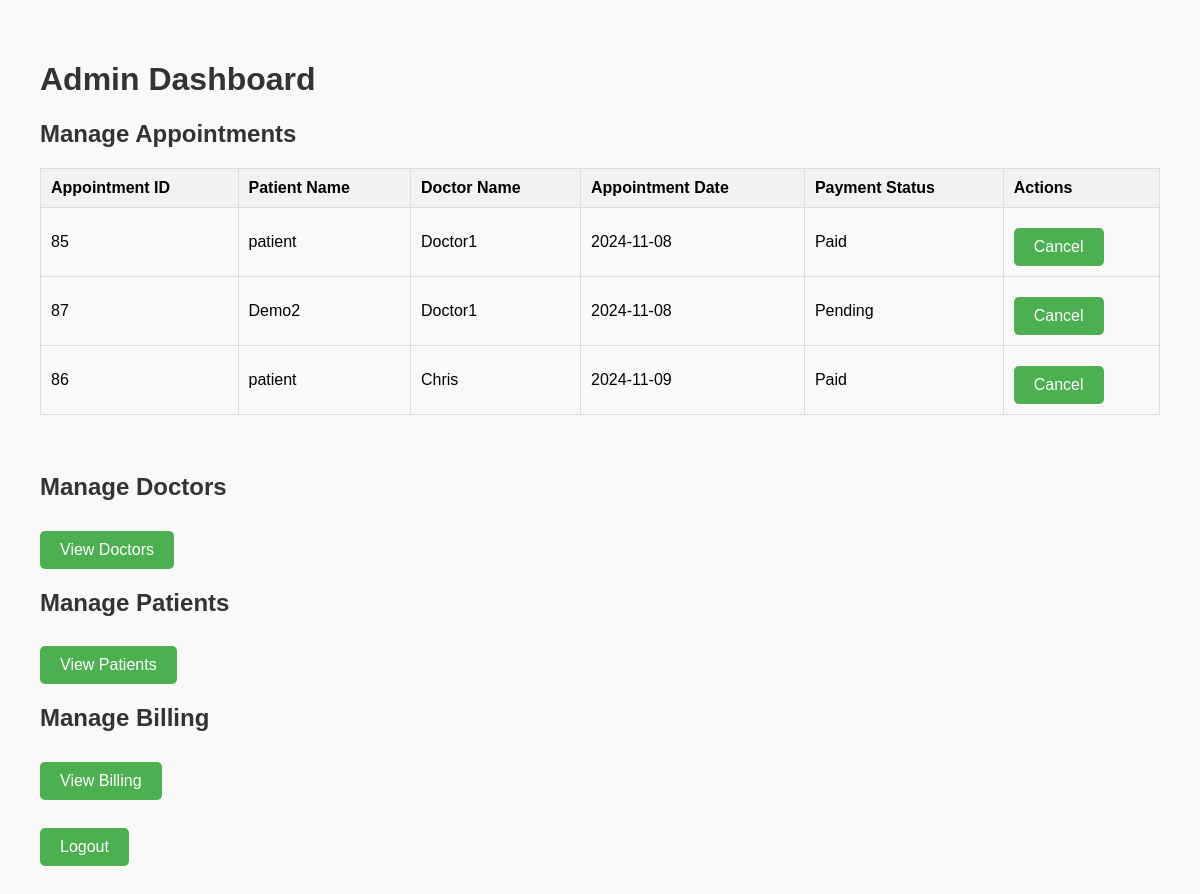
/admin_dashboard (signed in), run on an earlier commit of the app's database.
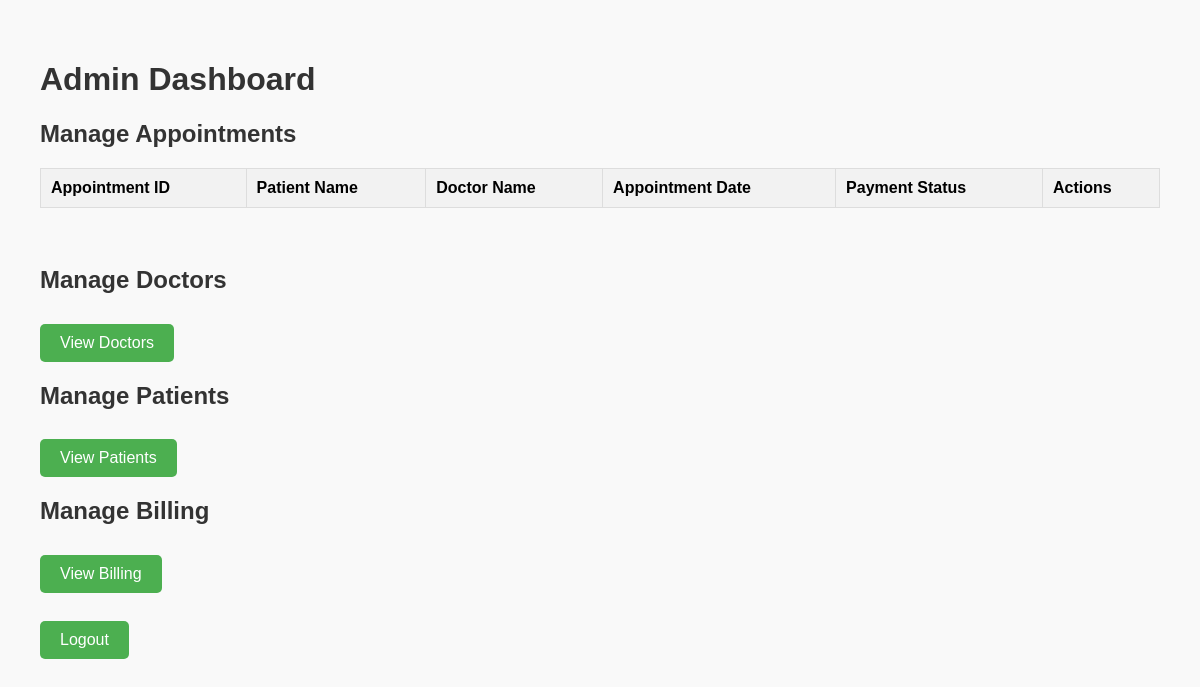
And on a later commit of the database.
### tables this page shows
CREATE TABLE appointments (
                    id INTEGER PRIMARY KEY AUTOINCREMENT,
                    patient_id INTEGER,
                    doctor_id INTEGER,
                    appointment_date TEXT NOT NULL, canceled_by_doctor BOOLEAN DEFAULT 0,
                    FOREIGN KEY (patient_id) REFERENCES patients (id),
                    FOREIGN KEY (doctor_id) REFERENCES doctors (id)
                );

CREATE TABLE patients (
                    id INTEGER PRIMARY KEY AUTOINCREMENT,
                    name TEXT NOT NULL,
                    loginid TEXT UNIQUE NOT NULL,
                    password TEXT NOT NULL,
                    age INTEGER NOT NULL,
                    gender TEXT NOT NULL,
                    email TEXT NOT NULL
                );

CREATE TABLE doctors (
                    id INTEGER PRIMARY KEY AUTOINCREMENT,
                    name TEXT NOT NULL,
                    specialization TEXT NOT NULL,
                    loginid TEXT UNIQUE NOT NULL,
                    password TEXT NOT NULL,
                    email TEXT NOT NULL
                );

### app.py (the view)
@app.route('/admin_dashboard')
def admin_dashboard():
    if 'admin_id' not in session:
        return redirect(url_for('admin_login'))
    appointments = query_db('''
        SELECT a.id AS appointment_id,
               p.name AS patient_name,
               d.name AS doctor_name,
               a.appointment_date,
               COALESCE(b.payment_status, 'Pending') AS payment_status,
               b.id AS billing_id
        FROM appointments a
        JOIN patients p ON a.patient_id = p.id
        JOIN doctors d ON a.doctor_id = d.id
        LEFT JOIN billing b ON a.patient_id = b.patient_id AND a.doctor_id = b.doctor_id
        ORDER BY a.appointment_date
    ''')
    return render_template('admin_dashboard.html', appointments=appointments)

### db_helpers.py (called while the page is built)
def get_db_connection():
    conn = sqlite3.connect('hospital_management.db')
    conn.row_factory = sqlite3.Row
    conn.execute("PRAGMA foreign_keys = ON")  # Enable foreign keys
    return conn

def query_db(query, args=(), one=False):
    conn = get_db_connection()  # Make sure you're getting the connection here
    cur = conn.execute(query, args)
    rv = [dict(row) for row in cur.fetchall()]
    cur.close()
    return (rv[0] if rv else None) if one else rv

### templates/admin_dashboard.html (shortened to what this page needs)
<!DOCTYPE html>
<html lang="en">
<head>
</head>
<body>
{% block content %}
    <h1>Admin Dashboard</h1>
    <h2>Manage Appointments</h2>
    <table>
        <thead>
            <tr>
                <th>Appointment ID</th>
                <th>Patient Name</th>
                <th>Doctor Name</th>
                <th>Appointment Date</th>
                <th>Payment Status</th>
                <th>Actions</th>
            </tr>
        </thead>
        <tbody>
            {% for appointment in appointments %}
            <tr>
                <td>{{ appointment.appointment_id }}</td>
                <td>{{ appointment.patient_name }}</td>
                <td>{{ appointment.doctor_name }}</td>
                <td>{{ appointment.appointment_date }}</td>
                <td>{{ appointment.payment_status }}</td>
                <td>
                    <a href="{{ url_for('delete_appointment', appointment_id=appointment.appointment_id) }}">Cancel</a>
                </td>
            </tr>
            {% endfor %}
        </tbody>
    </table>
    <br>
    <h2>Manage Doctors</h2>
    <a href="{{ url_for('view_doctors') }}">View Doctors</a>
    <h2>Manage Patients</h2>
    <a href="{{ url_for('view_patients') }}">View Patients</a>
    <h2>Manage Billing</h2>
    <a href="{{ url_for('admin_view_billing') }}">View Billing</a>
    <br><br>
    <a href="{{ url_for('admin_logout') }}">Logout</a>
{% endblock %}
</body>
</html>

### templates/admin_dashboard.html (style rules this page uses)
body { font-family: Arial, sans-serif; margin: 20px; padding: 20px; background-color: #f9f9f9; }
h1, h2 { color: #333; }
table { width: 100%; border-collapse: collapse; margin-bottom: 20px; }
table, th, td { border: 1px solid #ddd; padding: 10px; text-align: left; }
th { background-color: #f2f2f2; font-weight: bold; }
button, a { background-color: #4CAF50; color: white; padding: 10px 20px; text-align: center; text-decoration: none; display: inline-block; border-radius: 5px; margin-top: 10px; transition: background-color 0.3s; }

What changed in the data, as far as the page shows it:
removed appointments: appointment_id "85", patient_name "patient", doctor_name "Doctor1", appointment_date "2024-11-08", payment_status "Paid"
removed appointments: appointment_id "87", patient_name "Demo2", doctor_name "Doctor1", appointment_date "2024-11-08", payment_status "Pending"
removed appointments: appointment_id "86", patient_name "patient", doctor_name "Chris", appointment_date "2024-11-09", payment_status "Paid"
